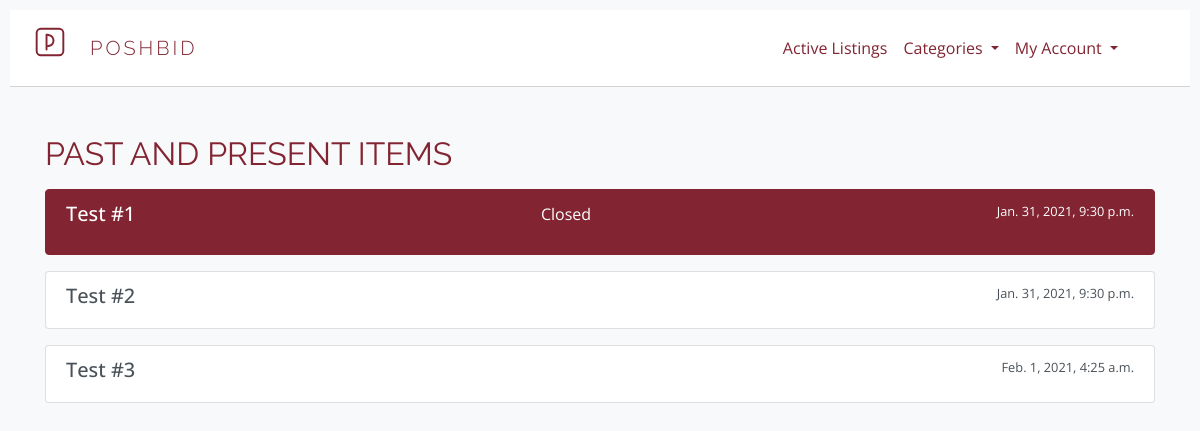
The page /my-listings (signed in) on the database its author committed.
### auctions/models.py (models this page shows, shortened)
class Listing(models.Model):
    title = models.CharField(max_length=50)
    description = models.TextField(max_length=1000)
    size = models.CharField(max_length=10, blank=True)
    price = models.PositiveSmallIntegerField()
    highestbid = models.PositiveSmallIntegerField(blank=True)
    photo_url = models.URLField(max_length=500, blank=True, default="https://images.unsplash.com/photo-1517502166878-35c93a0072f0?ixid=MXwxMjA3fDB8MHxwaG90by1wYWdlfHx8fGVufDB8fHw%3D&ixlib=rb-1.2.1&auto=format&fit=crop&w=934&q=80")
    timestamp = models.DateTimeField(auto_now=False, auto_now_add=False)
    active = models.BooleanField(default=True)
    user = models.ForeignKey(User, on_delete=models.CASCADE)
    NEUTRAL = 'NRL'
    WOMEN = 'WMN'
    MEN = 'MEN'
    GENDER_CHOICES = [
        (NEUTRAL, 'Neutral'),
        (WOMEN, 'Women'),
        (MEN, 'Men')
    ]
    gender = models.CharField(max_length=3, choices=GENDER_CHOICES, blank=True)
    UNKNOWN = 'UNK'
    ACCESSORIES = 'AC'
    TOPS = 'TPS'
    JACKETS = 'JKT'
    SWEATERS = 'SWT'
    SHIRTS = 'SRT'
    SUITS = 'ST'
    DRESSES = 'DRS'
    PANTS = 'PN'
    JEANS = 'JN'
    SHORTS = 'SHR'
    SWIM = 'SWM'
    SHOES = 'SHO'
    CATEGORY_CHOICES = [
        (UNKNOWN, 'Unknown'),
        (ACCESSORIES, 'Accessories'),
        (TOPS, 'Tops'),
        (JACKETS, 'Jackets'),
        (SWEATERS, 'Sweaters'),
        (SHIRTS, 'Shirts'),
        (SUITS, 'Suits'),
        (DRESSES, 'Dresses'),
        (PANTS, 'Pants'),
        (JEANS, 'Jeans'),
        (SHORTS, 'Shorts'),
        (SWIM, 'Swim'),
        (SHOES, 'Shoes'),
    ]
    category = models.CharField(max_length=3, choices=CATEGORY_CHOICES, blank=True)

### auctions/views.py (the view)
# urls.py: path("my-listings", views.inventory_page, name="inventory"),
@login_required
def inventory_page(request):
    return render(request, "auctions/inventory.html", {
        "inventory": Listing.objects.filter(user=request.user),
        "watchlist": len(Watchlist.objects.filter(user_id=request.user.id)),
        "total_items": len(Listing.objects.filter(user_id=request.user.id)),
        "genders": Listing.GENDER_CHOICES,
        "categories": Listing.CATEGORY_CHOICES
    })

### auctions/templates/auctions/inventory.html (shortened to what this page needs)
{% extends "auctions/layout.html" %}
{% block body %}
    <h2 class="headers text-dark-red mt-5 mb-3">Past and Present Items</h2>
    {% for item in inventory %}
    <div class="list-group mb-3">
        <a href="{% url 'listing' item.id %}"
        {% if item.active == 1 %}
          class="list-group-item list-group-item-action flex-column align-items-start"
        {% else %}
          class="list-group-item list-group-item-action flex-column align-items-start bg-dark-red text-white"
        {% endif %}
        >
          <div class="d-flex w-100 justify-content-between">
            <h5>{{ item.title }}</h5>
            {% if item.active == 0 %}
              <p>Closed</p>
            {% endif %}
            <small>{{ item.timestamp }}</small>
          </div>
        </a>
    </div>
    {% endfor %}
{% endblock %}

### auctions/static/auctions/styles.css (style rules this page uses)
body { padding: 10px; font-family: 'Open Sans', sans-serif; overflow-x: hidden; }
.text-dark-red { color: rgb(130, 36, 50) !important; }
.bg-dark-red { background-color: rgb(130, 36, 50) !important; border-color: rgb(130, 36, 50) !important; }
.headers { font-family: 'Raleway', sans-serif; font-weight: 400; text-transform: uppercase; }

### rows shown on the page
Listing: title "Test #1", active "Closed", timestamp "Jan. 31, 2021, 9:30 p.m."
Listing: title "Test #2", timestamp "Jan. 31, 2021, 9:30 p.m."
Listing: title "Test #3", timestamp "Feb. 1, 2021, 4:25 a.m."
